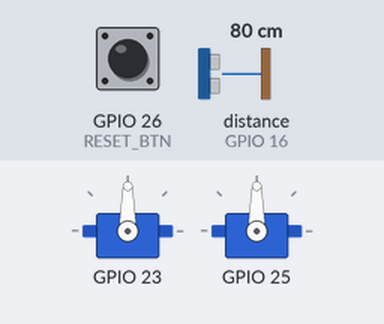
The sketch below on a simulated ESP32. On the bench: 2 × servo. Wiring (inferred from the names in the program): ultrasonic range finder: trigger GPIO 5; echo GPIO 16. Inputs (shaded band) come from the test bench; at power-on: distance to the obstacle (sensor on GPIO 16) 80 cm, GPIO 26 (RESET_BTN) HIGH. The echo pulse lasts 58.3 µs per cm; what the sketch prints to the serial monitor is not drawn.

Above: at 1.2 s.
1.3 s: distance to the obstacle (sensor on GPIO 16) set to 18 cm
2.8 s: distance to the obstacle (sensor on GPIO 16) set to 15 cm
At 2.99 s:
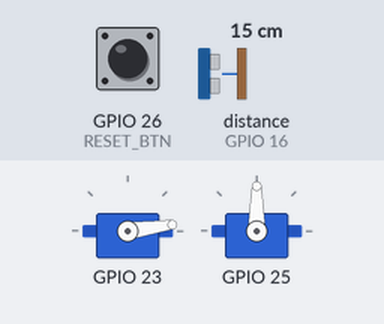
5.8 s: distance to the obstacle (sensor on GPIO 16) set to 35 cm
At 6.28 s:
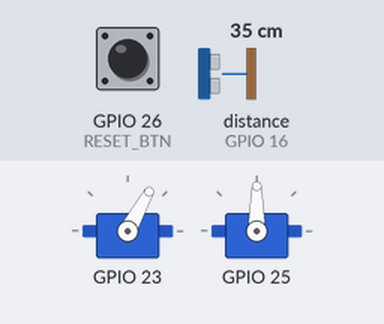
At 16.2 s:
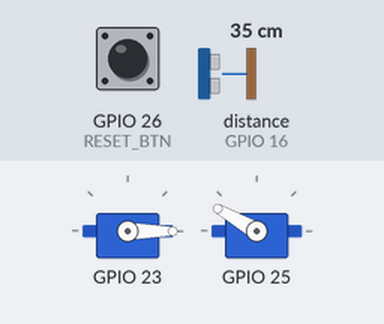
Timing chart, 0 to 20.8 s (numbered marks = the images above; inputs shaded):
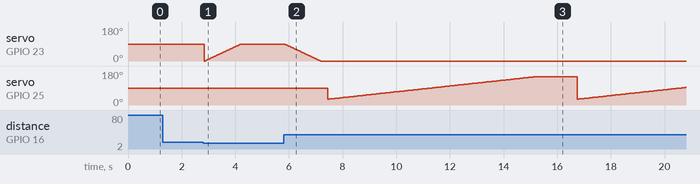

The sketch:

sketch.ino
```cpp
#include <ESP32Servo.h>
#include <math.h>

#define SENS1THRES 16.0
#define DUSTBINRADIUS 20.0
#define DUSTHEIGHT 40.0
#define LEVELAREA 1256.0
#define RADARSTART 31
#define RADAREND 150
#define GROUP_SIZE 5
#define RESET_BTN 26
#define FILL_THRESHOLD 80.0
typedef enum { MONITORING, PROCESSING, SHUTDOWN } dustbinstatus;
dustbinstatus mydustbin = MONITORING;
bool buttonstate = false;

class DistanceSensor {
  private:
    int trigpin, echopin;
  public:
    DistanceSensor(int trigpin, int echopin) {
      this->trigpin = trigpin;
      this->echopin = echopin;
      pinMode(this->trigpin, OUTPUT);
      pinMode(this->echopin, INPUT);
    }
    float getDistance() {
      digitalWrite(trigpin, LOW);
      delayMicroseconds(2);
      digitalWrite(trigpin, HIGH);
      delayMicroseconds(10);
      digitalWrite(trigpin, LOW);
      long duration = pulseIn(echopin, HIGH, 30000);
      return (duration * 0.034 / 2);
    }
};

int ECHOPIN = 16;
int TRIGPINS[3] = {5, 18, 19};
DistanceSensor Sensor[] = { DistanceSensor(TRIGPINS[0], ECHOPIN), DistanceSensor(TRIGPINS[1], ECHOPIN), DistanceSensor(TRIGPINS[2], ECHOPIN) };

class ServoMotor {
  private:
    Servo myServo;
    int Servopin;
    int Index;
  public:
    ServoMotor(int servopin, int index) {
      Servopin = servopin;
      Index = index;
      myServo.attach(Servopin);
    }
    void openservo() {
      if (Index == 0) {
        for (int i = 0; i <= 90; i++) {
          myServo.write(i);
          delay(15);
        }
      }
    }
    void closeservo() {
      if (Index == 0) {
        for (int i = 90; i >= 0; i--) {
          myServo.write(i);
          delay(15);
        }
      }
    }
    void movetoangle(int rotangle) {
      myServo.write(rotangle);
      delay(20);
    }
};

ServoMotor Servo[] = {ServoMotor(23, 0), ServoMotor(25, 1)};

float averageGroupDistance(DistanceSensor &sensor, ServoMotor &servo, int startAngle, int endAngle) {
  float sum = 0;
  int count = 0;
  for (int angle = startAngle; angle <= endAngle; angle++) {
    servo.movetoangle(angle);
    float d = sensor.getDistance();
    if (d > 0) sum += d;
    count++;
    delay(15);
  }
  return (count > 0) ? (sum / count) : 0;
}

float sweepAndCalculate() {
  float totalUnoccupiedArea = 0;

  for (int groupStart = RADARSTART; groupStart <= RADAREND; groupStart += GROUP_SIZE) {
    int groupEnd = groupStart + GROUP_SIZE - 1;
    if (groupEnd > RADAREND) groupEnd = RADAREND;

    float avgDist = averageGroupDistance(Sensor[2], Servo[1], groupStart, groupEnd);

    // Area for this group segment
    float groupAngleRad = (groupEnd - groupStart + 1) * PI / 180.0;  // in radians
    float segmentArea = pow(avgDist, 2) * tan(groupAngleRad);

    totalUnoccupiedArea += segmentArea;
  }

  float wasteArea = LEVELAREA - totalUnoccupiedArea;
  if (wasteArea < 0) wasteArea = 0;

  float fillPercent = (wasteArea / LEVELAREA) * 100.0;

  Serial.print("Waste Occupied Area: "); Serial.println(wasteArea);
  Serial.print("Fill Level: "); Serial.print(fillPercent); Serial.println("%");

  return fillPercent;
}

void setup() {
  Serial.begin(115200);
  Serial.println("System Initialised");
  pinMode(RESET_BTN, INPUT_PULLUP); // button to reset shutdown
}

void loop() {
  float distance = Sensor[mydustbin].getDistance();

  switch (mydustbin) {
    case MONITORING:
      if (distance < SENS1THRES) {
        Serial.println("User detected — Opening...");
        Servo[0].openservo();
        while (Sensor[0].getDistance() <= SENS1THRES) {
          Servo[0].movetoangle(90);
        }
        Servo[0].closeservo();
        mydustbin = PROCESSING;
      }
      break;

    case PROCESSING: {
      if (distance < 10) {
        Serial.println("Dustbin full — Scanning...");
        if (Sensor[1].getDistance() < (0.2 * DUSTHEIGHT)) {
          float fillPercent = sweepAndCalculate();
          if (fillPercent >= FILL_THRESHOLD) {
            Serial.println("Fill level >= 80%. Entering SHUTDOWN!");
            mydustbin = SHUTDOWN;
          } else {
            mydustbin = MONITORING;
          }
        }
      }else {
          mydustbin = MONITORING;
        }
    } break;

    case SHUTDOWN:
      Serial.println("Dustbin in SHUTDOWN. Press button to reset.");
      Serial.println("The button is ready to accept the input");
      delay(1000);
      buttonstate = digitalRead(RESET_BTN);
      if (buttonstate == LOW) {
        Serial.println("Button pressed — Returning to monitoring");
        mydustbin = MONITORING;
      }else{
        mydustbin = PROCESSING;
      }
      break;
  }

  delay(200);
}
```

Measured:
- the behaviour switches between 17 and 16 cm on distance to the obstacle (sensor on GPIO 16) (found by bisection; images 0 and 1)
- after the input at 1.3 s, every drawn part: stays the same
- after the input at 5.8 s, servo on GPIO 23: moves from 90° to 0° over 1.4 s, starting at once
